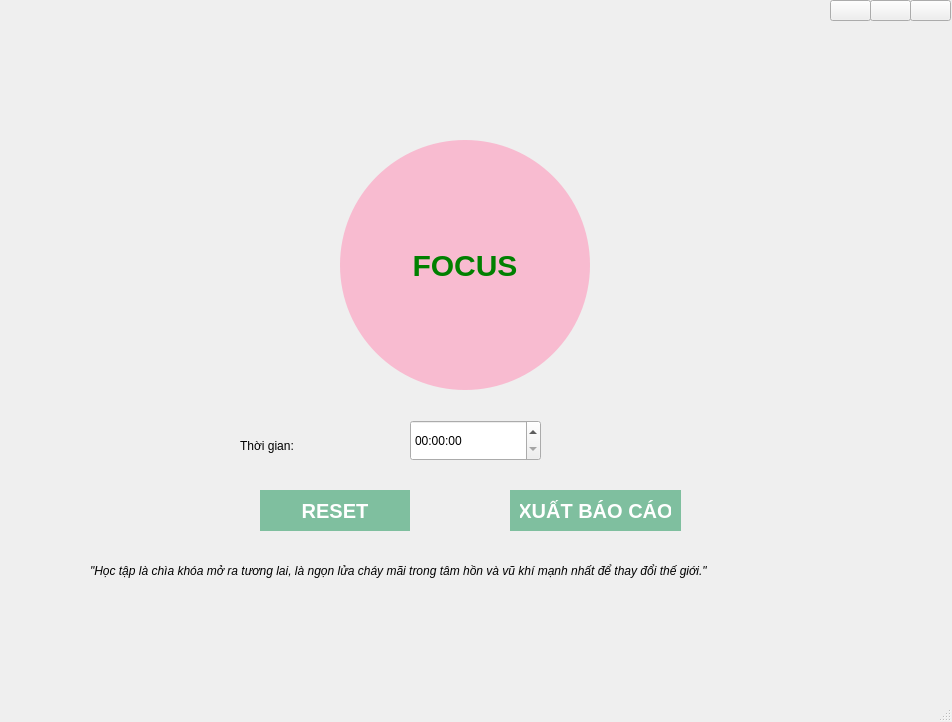
<?xml version="1.0" encoding="UTF-8"?>
<ui version="4.0">
 <class>MainWindow</class>
 <widget class="QMainWindow" name="MainWindow">
  <property name="geometry">
   <rect>
    <x>0</x>
    <y>0</y>
    <width>952</width>
    <height>722</height>
   </rect>
  </property>
  <property name="windowTitle">
   <string>MainWindow</string>
  </property>
  <widget class="QWidget" name="centralwidget">
   <widget class="QLabel" name="label">
    <property name="geometry">
     <rect>
      <x>0</x>
      <y>0</y>
      <width>951</width>
      <height>671</height>
     </rect>
    </property>
    <property name="styleSheet">
     <string notr="true">resetBtn_2 {
    background-color: #7FBF9F;  
    color: white;               
    border-radius: 22px;        
    font-size: 20px;
    font-weight: bold;
    padding: 10px;
    border: none;
}

resetBtn_2:hover {
    background-color: #5FA382; 
}

resetBtn_2:pressed {
    background-color: #4E8C70;  
}</string>
    </property>
    <property name="text">
     <string/>
    </property>
    <property name="pixmap">
     <pixmap>C:/Users/Bong Nguyen.BONGNGUYEN/Downloads/Green Pastel Watercolor Playful Project Proposal Presentation (2).png</pixmap>
    </property>
    <property name="scaledContents">
     <bool>true</bool>
    </property>
   </widget>
   <widget class="QPushButton" name="focusBtn">
    <property name="geometry">
     <rect>
      <x>340</x>
      <y>140</y>
      <width>250</width>
      <height>250</height>
     </rect>
    </property>
    <property name="minimumSize">
     <size>
      <width>150</width>
      <height>150</height>
     </size>
    </property>
    <property name="maximumSize">
     <size>
      <width>250</width>
      <height>250</height>
     </size>
    </property>
    <property name="font">
     <font>
      <pointsize>-1</pointsize>
      <weight>75</weight>
      <bold>true</bold>
     </font>
    </property>
    <property name="styleSheet">
     <string notr="true">#focusBtn {
    background-color: #F8BBD0;
    color: green;
    font-size: 30px;
    font-weight: bold;
    border-radius: 125px;
}

#focusBtn:pressed {
    background-color: #F48FB1;
}                                                                                                   #focusBtn:hover {
    background-color: #F48FB1;
}</string>
    </property>
    <property name="text">
     <string>FOCUS</string>
    </property>
   </widget>
   <widget class="QLabel" name="label_5">
    <property name="geometry">
     <rect>
      <x>240</x>
      <y>430</y>
      <width>121</width>
      <height>31</height>
     </rect>
    </property>
    <property name="font">
     <font>
      <pointsize>9</pointsize>
     </font>
    </property>
    <property name="text">
     <string>Thời gian:</string>
    </property>
   </widget>
   <widget class="QTimeEdit" name="timeEdit_2">
    <property name="geometry">
     <rect>
      <x>410</x>
      <y>420</y>
      <width>131</width>
      <height>41</height>
     </rect>
    </property>
    <property name="displayFormat">
     <string>HH:mm:ss</string>
    </property>
   </widget>
   <widget class="QPushButton" name="resetBtn_2">
    <property name="geometry">
     <rect>
      <x>260</x>
      <y>490</y>
      <width>150</width>
      <height>41</height>
     </rect>
    </property>
    <property name="styleSheet">
     <string notr="true">#resetBtn_2 {
    background-color: #7FBF9F;   
    color: white;                
    border-radius: 22px;         
    font-size: 20px;
    font-weight: bold;
    padding: 10px;
    border: none;
}

#resetBtn_2:hover {
    background-color: #5FA382;   
}

#resetBtn_2:pressed {
    background-color: #4E8C70;   
}</string>
    </property>
    <property name="text">
     <string>RESET</string>
    </property>
   </widget>
   <widget class="QPushButton" name="reportBtn_2">
    <property name="geometry">
     <rect>
      <x>510</x>
      <y>490</y>
      <width>171</width>
      <height>41</height>
     </rect>
    </property>
    <property name="font">
     <font>
      <pointsize>-1</pointsize>
      <weight>75</weight>
      <bold>true</bold>
     </font>
    </property>
    <property name="styleSheet">
     <string notr="true">#reportBtn_2 {
    background-color: #7FBF9F;   
    color: white;                
    border-radius: 22px;         
    font-size: 20px;
    font-weight: bold;
    padding: 10px;
    border: none;
}

#reportBtn_2:hover {
    background-color: #5FA382;   
}

#reportBtn_2:pressed {
    background-color: #4E8C70;   
}</string>
    </property>
    <property name="text">
     <string>XUẤT BÁO CÁO</string>
    </property>
   </widget>
   <widget class="QLabel" name="label_2">
    <property name="geometry">
     <rect>
      <x>90</x>
      <y>540</y>
      <width>801</width>
      <height>61</height>
     </rect>
    </property>
    <property name="font">
     <font>
      <pointsize>9</pointsize>
      <italic>true</italic>
      <strikeout>false</strikeout>
      <kerning>false</kerning>
     </font>
    </property>
    <property name="text">
     <string>&quot;Học tập là chìa khóa mở ra tương lai, là ngọn lửa cháy mãi trong tâm hồn và vũ khí mạnh nhất để thay đổi thế giới.&quot;</string>
    </property>
   </widget>
   <widget class="QPushButton" name="minimize_btn">
    <property name="geometry">
     <rect>
      <x>830</x>
      <y>0</y>
      <width>41</width>
      <height>21</height>
     </rect>
    </property>
    <property name="text">
     <string/>
    </property>
   </widget>
   <widget class="QPushButton" name="maximize_btn">
    <property name="geometry">
     <rect>
      <x>870</x>
      <y>0</y>
      <width>41</width>
      <height>21</height>
     </rect>
    </property>
    <property name="text">
     <string/>
    </property>
   </widget>
   <widget class="QPushButton" name="close_btn">
    <property name="geometry">
     <rect>
      <x>910</x>
      <y>0</y>
      <width>41</width>
      <height>21</height>
     </rect>
    </property>
    <property name="text">
     <string/>
    </property>
   </widget>
  </widget>
  <widget class="QMenuBar" name="menubar">
   <property name="geometry">
    <rect>
     <x>0</x>
     <y>0</y>
     <width>952</width>
     <height>26</height>
    </rect>
   </property>
  </widget>
  <widget class="QStatusBar" name="statusbar"/>
 </widget>
 <resources/>
 <connections/>
</ui>
